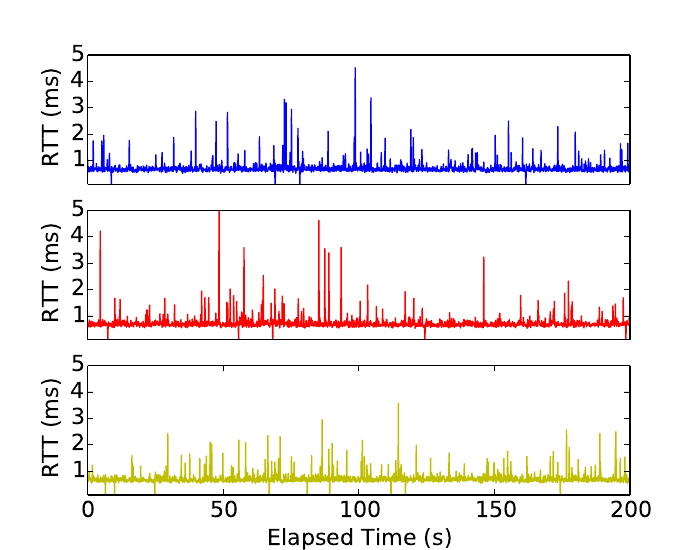

Reproduce this figure in Python.
﻿#!/usr/bin/env python

# Numpy is a library for handling arrays (like data points)
import numpy as np
import math

# Pyplot is a module within the matplotlib library for plotting
import matplotlib.pylab as plt
import matplotlib

font = {'family' : 'sans',
        #'weight' : 'normal',
        'size'   : 16}

matplotlib.rc('font', **font)

def getpt(data, percentile):
  return np.percentile(data, percentile)

rtt = ['ping2.trace', 'ping3.trace', 'ping4.trace']
rttdata = []
for i in range(3):
  rttdata.append(np.loadtxt(rtt[i], dtype='str'))
  rttdata[i] = rttdata[i][:, 6]
  rttdata[i] = [float(j[5:]) for j in rttdata[i]]
  rttdata[i] = np.array(rttdata[i][3000:5000])

x = np.arange(0, 200, 0.1)

plt.figure(1, figsize=(7,5.5))
plt.subplot(311)
plt.plot(x, rttdata[0], 'b-', linewidth=1)
plt.ylim([0.1, 5])
plt.tick_params(\
    axis='x',          # changes apply to the x-axis
    which='both',      # both major and minor ticks are affected
    bottom='off',      # ticks along the bottom edge are off
    top='off',         # ticks along the top edge are off
    labelbottom='off')
plt.ylabel('RTT (ms)')

plt.subplot(312)
plt.plot(x, rttdata[1], 'r-', linewidth=1)
plt.ylim([0.1, 5])
plt.tick_params(\
    axis='x',          # changes apply to the x-axis
    which='both',      # both major and minor ticks are affected
    bottom='off',      # ticks along the bottom edge are off
    top='off',         # ticks along the top edge are off
    labelbottom='off')
plt.ylabel('RTT (ms)')

plt.subplot(313)
plt.plot(x, rttdata[2], 'y-', linewidth=1)
plt.ylim([0.1, 5])
#plt.legend(loc='lower right', fontsize='medium')
#plt.yscale('log')
#plt.xscale('log')
plt.figure(1)
plt.ylabel('RTT (ms)')
plt.xlabel('Elapsed Time (s)')
#plt.yticks([0.1, 0.2, 0.5, 1, 2, 4, 8, 16, 32, 64], [99.9, 99.8, 99.5, 99, 98, 96, 92, 84, 68, 36])
#plt.xticks([20, 50, 100, 200, 500, 1000], [20, 50, 100, 200, 500, 1000])
#plt.yticks([0, 33.3, 66.7, 88.9, 100], [0, 33.3, 66.7, 88.9, 100])

#plt.xlim([94, 1300])
# plt.axis('tight')
#plt.tight_layout(rect=(0,0,1,1))
#plt.grid()

plt.savefig('./RTTfluctuation.pdf', format='pdf')
plt.show()
